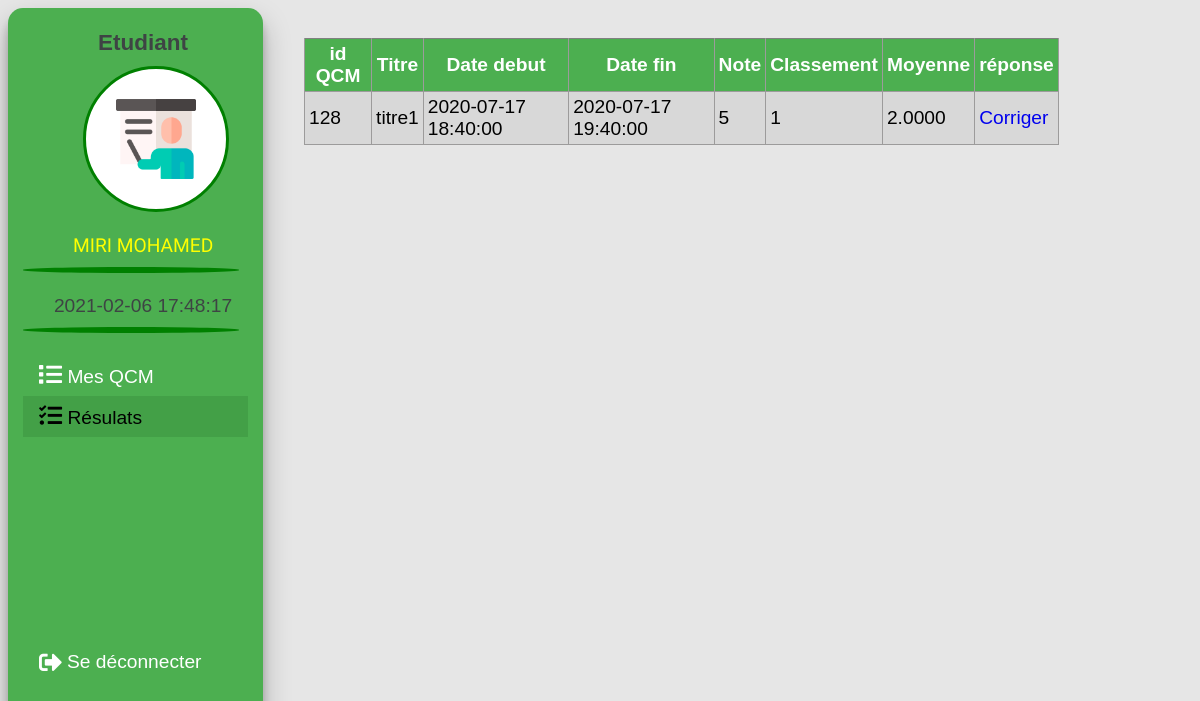
Page /code/resultat_etudiant.php (signed in) on the committed database.
### tables this page shows
CREATE TABLE `etudiant` (
  `id` int(11) NOT NULL,
  `nom` varchar(20) NOT NULL,
  `prenom` varchar(20) NOT NULL,
  `niveau` varchar(10) NOT NULL,
  `user` varchar(15) NOT NULL,
  `pass` varchar(15) NOT NULL
);

CREATE TABLE `qcm` (
  `id_qcm` int(10) NOT NULL,
  `niveau` varchar(10) NOT NULL,
  `nb_question` int(5) NOT NULL,
  `ddebut` datetime NOT NULL,
  `dfin` datetime NOT NULL,
  `titre` varchar(25) NOT NULL,
  `description` varchar(50) NOT NULL,
  `pdf` mediumblob NOT NULL,
  `c1` float NOT NULL,
  `c2` float NOT NULL,
  `id_prof` int(11) NOT NULL
);

### code/resultat_etudiant.php (the view, shortened to what this page needs)
<?php
$idet=$_SESSION['idet'];
include 'connection.php';
$requette='select q.* , sum(r.note) as notes
            from qcm q,reponse_etudiant r
            where q.id_qcm = r.id_qcm
            and q.id_qcm in(select distinct(id_qcm)
		                    from reponse_etudiant
                            where id_etudiant=:ide)
            and r.id_etudiant=:ide
            group by r.id_etudiant,r.id_qcm order by r.id_qcm DESC';
    $stmt = $conn->prepare($requette);
    $stmt->bindParam(':ide', $idet);
    $stmt->execute();
    $rows= $stmt->fetchAll(PDO::FETCH_ASSOC);
 $re="select nom,prenom from etudiant where id=?";
 $stmt=$conn->prepare($re);
 $stmt->bindParam(1,$_SESSION['idet']);
 $stmt->execute();
 $row=$stmt->fetchAll(PDO::FETCH_ASSOC);
?>
<!DOCTYPE html>
    <head>
        <link rel="stylesheet" href="css/menu.css">
        <link rel="stylesheet" href="https://use.fontawesome.com/releases/v5.8.1/css/all.css">
    </head>
    <body  onload=display_ct();>
        <div class="menu" >
        <div class="menu_left" >
             <center><h3>Etudiant</h3></center>
                <div class="divimg"><img src="img/teacher.png" class="img" alt="teacher"  /></div>
            <br/><span style="margin-left:50px;color:yellow;font-family: 'Balsamiq Sans', cursive;">  <?php echo strtoupper($row[0]['nom']).' '.strtoupper($row[0]['prenom']); ?></span><br/>
            <div class="khaton" ></div><br/>
            <center><span id='ct' style="color:#3e4444"></span>
            </center>
                <div class="khaton" ></div><br/>
                <ul>
                    <div class="in"> <li ><a href="espace_etudiant.php"><i style="font-size:larger"  class="fas fa-list"></i> Mes QCM</a></li>
                    <li class="active"><i style="font-size:larger" class="fas fa-tasks"></i> Résulats</li></div>
                    </ul>
                    <div class="out">
                            <a  href="deconnect.php">
                            <div class="out2">
                            <i style="padding-right:5px;font-size:larger" class="fas fa-sign-out-alt"></i>  Se déconnecter
                            </div>
                            </a>
                    </div>
            </div>
        <div  class="menu_right">
            <table border="1px" style="width:85%">
                <tr>
                    <th>id QCM</th><th>Titre</th><th>Date debut</th><th>Date fin</th><th>Note</th><th>Classement</th><th>Moyenne</th><th>réponse</th>
                </tr>
                <?php
                   foreach($rows as $v){
                    $requette='select avg(notes) as moy
                    from qcm_etud
                    where id_qcm=:idq';
                    $stmt = $conn->prepare($requette);
                    $stmt->bindParam(':idq', $v['id_qcm']);
                    $stmt->execute();
                    $avg= $stmt->fetchAll(PDO::FETCH_ASSOC);
                    $requette='select count(*) as cla
                                from qcm_etud
                                 where notes>=(select notes
                                              from qcm_etud
                                              where id_etudiant=:ide
                                              and id_qcm=:idq)
                                and id_qcm=:idq;';
                    $stmt = $conn->prepare($requette);
                    $stmt->bindParam(':idq', $v['id_qcm']);
                    $stmt->bindParam(':ide', $idet);
                    $stmt->execute();
                    $cla= $stmt->fetchAll(PDO::FETCH_ASSOC);
                       echo '
                       <tr>
                            <td>'.$v['id_qcm'].'</td><td>'.$v['titre'].'</td><td>'.$v['ddebut'].'</td><td>'.$v['dfin'].'</td><td>'.$v['notes'].'</td><td>'.$cla[0]['cla'].'</td><td>'.$avg[0]['moy'].'</td><td><a target="_blank" href="corriger.php?idq='.$v['id_qcm'].'">Corriger</a></td>
                       </tr>
                       ';
                   }
                ?>
            </table>
        </div >
    </body>
</html>

### code/css/menu.css (style rules this page uses)
body { font-size: larger; background-color: rgb(230, 230, 230); font-family: 'Trebuchet MS', 'Lucida Sans Unicode', 'Lucida Grande', 'Lucida Sans', Arial, sans-serif; }
.menu { position: relative; }
.menu_left { background-color: #4CAF50; width: 20%; border-radius: 15px; position: fixed; float: left; height: 97%; padding-left: 15px; transition: all .3s ease; box-shadow: 0 14px 28px rgba(0,0,0,0.25), 0 10px 10px rgba(0,0,0,0.22); }
.menu_right { width: 75%; float: right; padding-top:30px ; }
table { width: 75%; border-collapse: collapse; }
th , td { padding :4px; border-bottom : 1px solid rgb(156, 155, 155); border-left : 1px solid rgb(156, 155, 155); border-right : 1px solid rgb(156, 155, 155); }
th { background-color: #4CAF50; color : white; }
tr:nth-child(odd) { background-color: white; }
tr:nth-child(even) { background-color: rgb(216, 216, 216); }
a { text-decoration: none; }
ul { list-style-type: none; margin: 0; padding: 0; }
.menu_left a { display :block; color :white; }
li { cursor: pointer; color: white; padding: 8px 16px; margin-right:15px; transition: all .3s ease; }
.in { height: 36vh; }
.out { height: 100%; bottom: 0; }
.out2 { padding: 8px 16px; width: 82%; transition: all .3s ease; display: flex; flex-direction: row; justify-content: flex-start; align-items: center; }
.khaton { width: 90%; height: 0.7vh; background-color: green; border: none; border-radius: 50%; margin-top: 10px; }
.active, .active a { background: #43A047; color :black; }
.divimg { width: 100px; height: 100px; background-color: white; border: green solid 3px; border-radius: 50%; margin-left: 60px; padding: 20px; }
.img { width: 80px; height: 80px; margin-left:10px ; margin-top: 10px; }
h3 { color :#3e4444; margin-bottom: 10px; }

### rows in the picture
etudiant: nom "MIRI", prenom "MOHAMED"
qcm: id_qcm "128", titre "titre1", ddebut "2020-07-17 18:40:00", dfin "2020-07-17 19:40:00", notes "5", cla "1", moy "2.0000"
